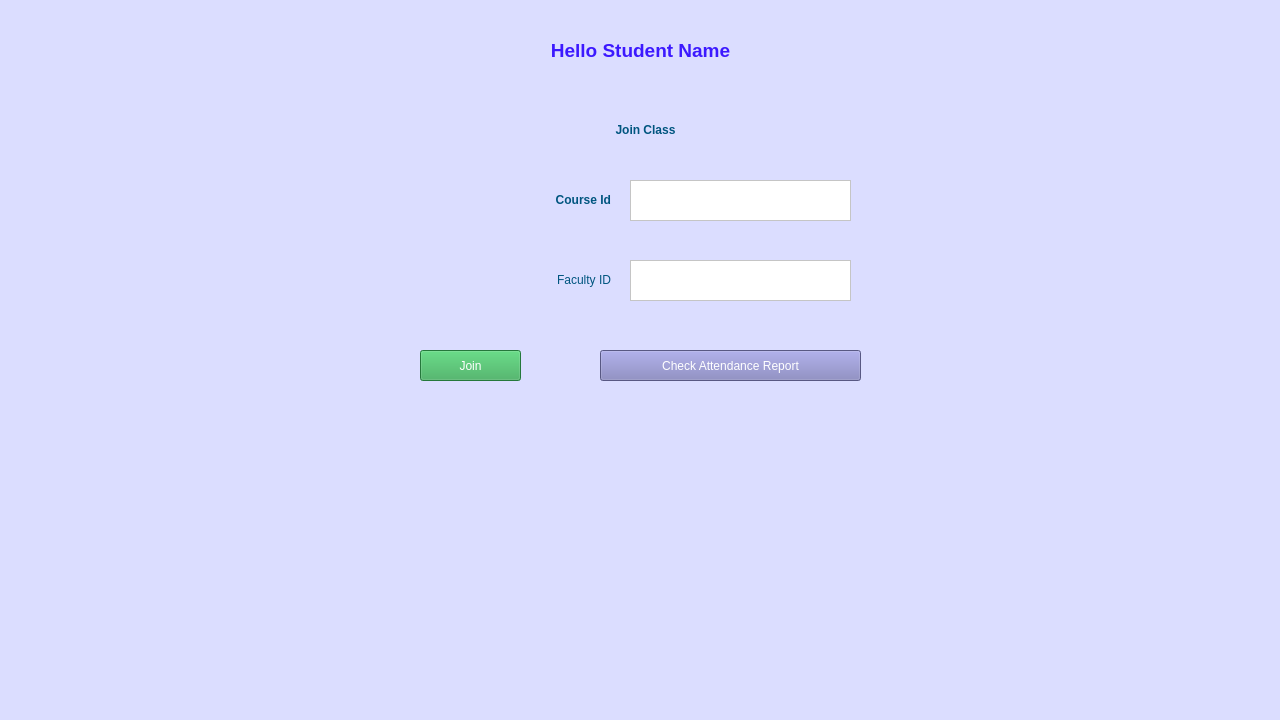
<?xml version="1.0" encoding="UTF-8"?>
<ui version="4.0">
 <class>MainWindow</class>
 <widget class="QMainWindow" name="MainWindow">
  <property name="geometry">
   <rect>
    <x>0</x>
    <y>0</y>
    <width>1280</width>
    <height>720</height>
   </rect>
  </property>
  <property name="windowTitle">
   <string>MainWindow</string>
  </property>
  <property name="styleSheet">
   <string notr="true">background-color: rgb(219, 221, 255);</string>
  </property>
  <widget class="QWidget" name="centralwidget">
   <widget class="QLabel" name="label">
    <property name="geometry">
     <rect>
      <x>340</x>
      <y>170</y>
      <width>271</width>
      <height>61</height>
     </rect>
    </property>
    <property name="styleSheet">
     <string notr="true">color: rgb(0, 85, 127);
font: 14pt &quot;Nirmala UI&quot;;</string>
    </property>
    <property name="text">
     <string>&lt;html&gt;&lt;head/&gt;&lt;body&gt;&lt;p align=&quot;right&quot;&gt;&lt;span style=&quot; font-weight:600;&quot;&gt;Course Id&lt;/span&gt;&lt;/p&gt;&lt;/body&gt;&lt;/html&gt;</string>
    </property>
   </widget>
   <widget class="QLabel" name="title">
    <property name="geometry">
     <rect>
      <x>0</x>
      <y>20</y>
      <width>1281</width>
      <height>61</height>
     </rect>
    </property>
    <property name="styleSheet">
     <string notr="true">color: rgb(60, 25, 255);
qproperty-alignment: AlignCenter;
font: 95 16pt &quot;Nirmala UI&quot;;</string>
    </property>
    <property name="text">
     <string>&lt;html&gt;&lt;head/&gt;&lt;body&gt;&lt;p align=&quot;center&quot;&gt;&lt;span style=&quot; font-size:14pt; font-weight:600;&quot;&gt;Hello Student Name&lt;/span&gt;&lt;/p&gt;&lt;/body&gt;&lt;/html&gt;</string>
    </property>
   </widget>
   <widget class="QPushButton" name="set_class">
    <property name="geometry">
     <rect>
      <x>420</x>
      <y>350</y>
      <width>101</width>
      <height>31</height>
     </rect>
    </property>
    <property name="styleSheet">
     <string notr="true">font: 75 12pt &quot;MS Shell Dlg 2&quot;;
color: rgb(255, 255, 255);
background-color: rgb(52, 168, 83);</string>
    </property>
    <property name="text">
     <string>Join</string>
    </property>
   </widget>
   <widget class="QPushButton" name="Check_Students">
    <property name="geometry">
     <rect>
      <x>600</x>
      <y>350</y>
      <width>261</width>
      <height>31</height>
     </rect>
    </property>
    <property name="styleSheet">
     <string notr="true">font: 75 12pt &quot;MS Shell Dlg 2&quot;;
color: rgb(255, 255, 255);
background-color: rgb(123, 123, 184);</string>
    </property>
    <property name="text">
     <string>Check Attendance Report</string>
    </property>
   </widget>
   <widget class="QLabel" name="label_2">
    <property name="geometry">
     <rect>
      <x>510</x>
      <y>100</y>
      <width>271</width>
      <height>61</height>
     </rect>
    </property>
    <property name="styleSheet">
     <string notr="true">color: rgb(0, 85, 127);
font: 14pt &quot;Nirmala UI&quot;;</string>
    </property>
    <property name="text">
     <string>&lt;html&gt;&lt;head/&gt;&lt;body&gt;&lt;p align=&quot;center&quot;&gt;&lt;span style=&quot; font-weight:600;&quot;&gt;Join Class&lt;/span&gt;&lt;/p&gt;&lt;/body&gt;&lt;/html&gt;</string>
    </property>
   </widget>
   <widget class="QLabel" name="label_3">
    <property name="geometry">
     <rect>
      <x>340</x>
      <y>250</y>
      <width>271</width>
      <height>61</height>
     </rect>
    </property>
    <property name="styleSheet">
     <string notr="true">color: rgb(0, 85, 127);
font: 14pt &quot;Nirmala UI&quot;;</string>
    </property>
    <property name="text">
     <string>&lt;html&gt;&lt;head/&gt;&lt;body&gt;&lt;p align=&quot;right&quot;&gt;Faculty ID&lt;/p&gt;&lt;/body&gt;&lt;/html&gt;</string>
    </property>
   </widget>
   <widget class="QPlainTextEdit" name="course_id">
    <property name="geometry">
     <rect>
      <x>630</x>
      <y>180</y>
      <width>221</width>
      <height>41</height>
     </rect>
    </property>
    <property name="cursor" stdset="0">
     <cursorShape>IBeamCursor</cursorShape>
    </property>
    <property name="styleSheet">
     <string notr="true">background-color: rgb(255, 255, 255);</string>
    </property>
   </widget>
   <widget class="QPlainTextEdit" name="faculty_id">
    <property name="geometry">
     <rect>
      <x>630</x>
      <y>260</y>
      <width>221</width>
      <height>41</height>
     </rect>
    </property>
    <property name="cursor" stdset="0">
     <cursorShape>IBeamCursor</cursorShape>
    </property>
    <property name="styleSheet">
     <string notr="true">background-color: rgb(255, 255, 255);</string>
    </property>
   </widget>
  </widget>
 </widget>
 <resources/>
 <connections/>
</ui>
